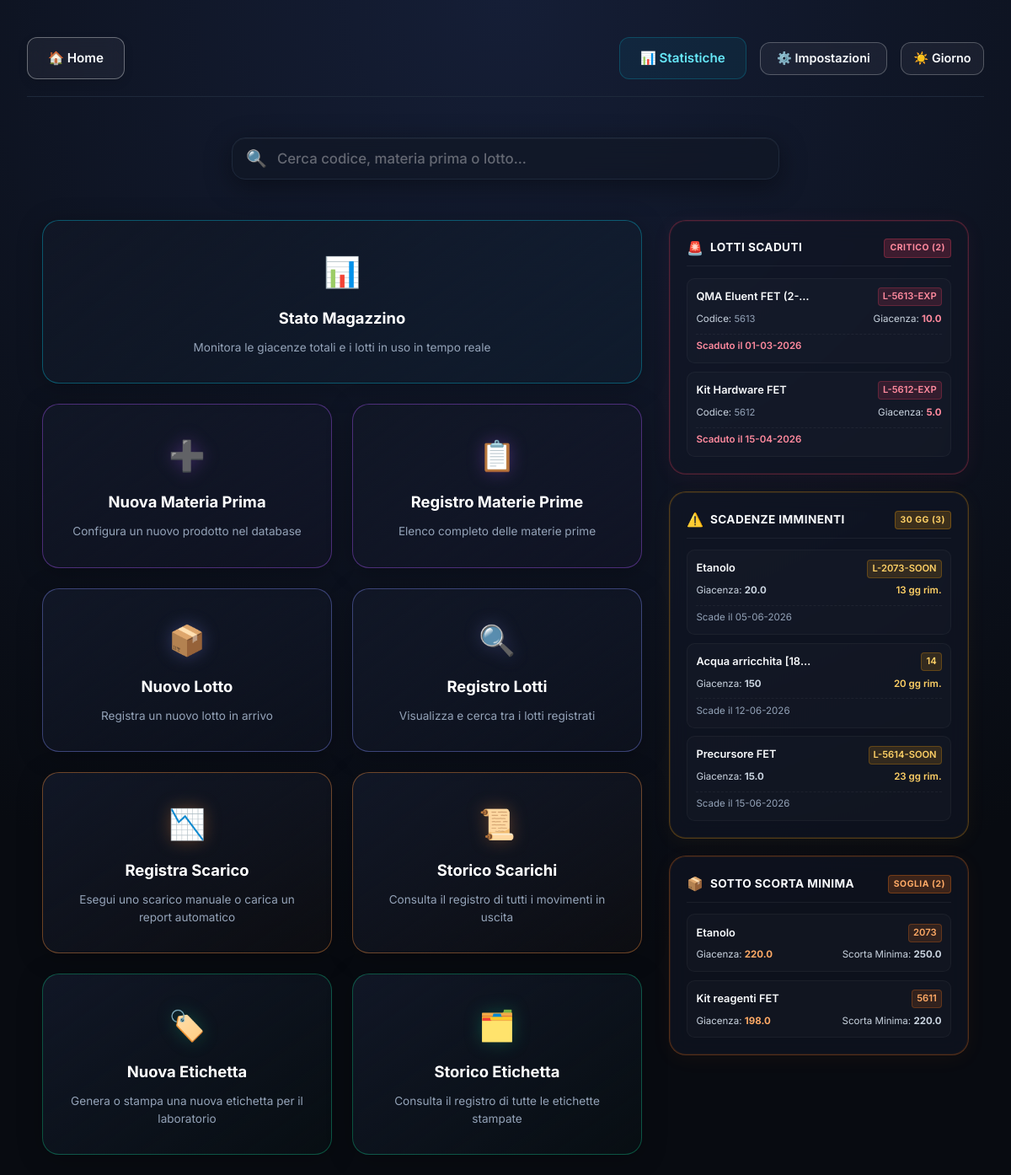
Before: / with the older database file.
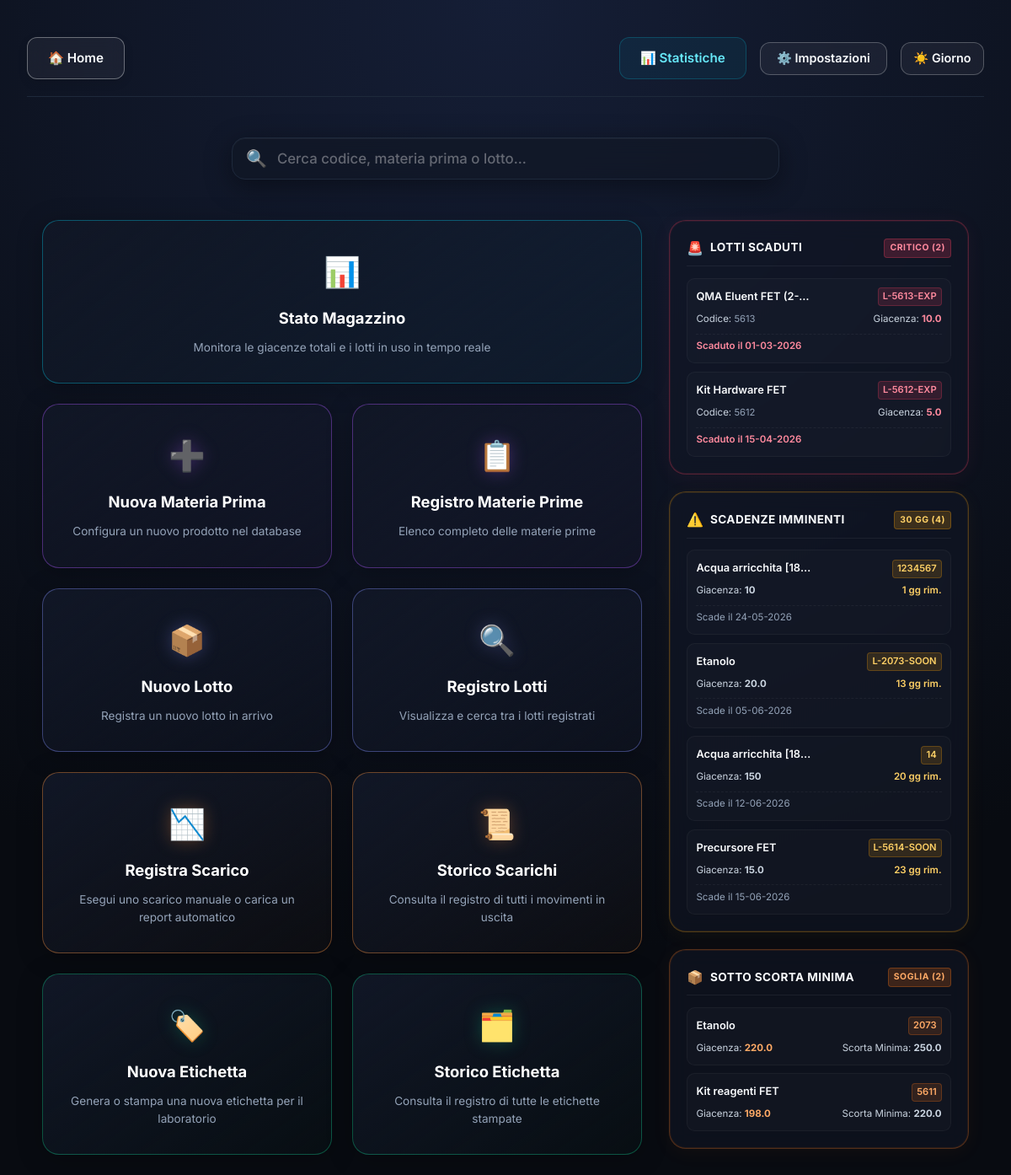
After: the same page with the newer database file.
### tables this page shows
CREATE TABLE Lotti_Interni (
            lotto_interno TEXT PRIMARY KEY,
            data_arrivo TEXT,
            codice_mp TEXT,
            lotto_fornitore TEXT,
            fornitore TEXT,
            data_scadenza TEXT,
            qnt_arrivata TEXT,
            pz_x_cf TEXT,
            giacenza TEXT,
            data_consegna_qc TEXT,
            data_approvazione TEXT,
            arrivo_magazzino TEXT,
            consumi TEXT,
            ca TEXT,
            reparto TEXT,
            appr TEXT,
            etich TEXT,
            cc TEXT,
            codice_lotto TEXT,
            in_uso TEXT,
            chiuso TEXT, qc_attesa TEXT DEFAULT 'NO',
            FOREIGN KEY (codice_mp) REFERENCES Elenco_MP(codice)
        );

CREATE TABLE Elenco_MP (
            codice TEXT PRIMARY KEY,
            nome_mp TEXT,
            nome_file TEXT,
            unita_misura TEXT,
            nome_etichetta TEXT,
            uso TEXT,
            codice_fornitore TEXT,
            controcampione TEXT,
            distribuzione TEXT
        , scorta_minima FLOAT DEFAULT 0, ordine_magazzino INTEGER DEFAULT 999, categoria_magazzino TEXT);

### routes/main.py (the view)
    @app.route('/')
    def index():
        conn = get_db_connection()
        today = datetime.now().date()
        lotti_rows = conn.execute('''
            SELECT L.lotto_interno, L.codice_mp, L.giacenza, L.data_scadenza, L.lotto_fornitore, M.nome_mp
            FROM Lotti_Interni L
            JOIN Elenco_MP M ON L.codice_mp = M.codice
            WHERE L.giacenza IS NOT NULL AND L.giacenza != '' AND CAST(L.giacenza AS FLOAT) > 0
              AND (L.chiuso IS NULL OR (L.chiuso != 'SI' AND L.chiuso != 'X'))
        ''').fetchall()
        lotti_scaduti = []
        lotti_in_scadenza = []
        def parse_db_date(date_str):
            if not date_str or date_str == '-':
                return None
            for fmt in ('%Y-%m-%d', '%d-%m-%Y'):
                try:
                    return datetime.strptime(date_str, fmt).date()
                except ValueError:
                    continue
            return None
        for row in lotti_rows:
            lot = dict(row)
            scad_date = parse_db_date(lot['data_scadenza'])
            if scad_date:
                if scad_date < today:
                    lotti_scaduti.append(lot)
                elif today <= scad_date <= today + timedelta(days=30):
                    lot['giorni_rimanenti'] = (scad_date - today).days
                    lotti_in_scadenza.append(lot)
        lotti_scaduti.sort(key=lambda x: parse_db_date(x['data_scadenza']) or today)
        lotti_in_scadenza.sort(key=lambda x: parse_db_date(x['data_scadenza']) or today)
        inventory_rows = conn.execute('''
            SELECT M.codice, M.nome_mp, M.scorta_minima,
                   SUM(CASE WHEN L.giacenza IS NOT NULL AND L.giacenza != '' THEN CAST(L.giacenza AS FLOAT) ELSE 0 END) as giacenza_totale
            FROM Elenco_MP M
            LEFT JOIN Lotti_Interni L ON M.codice = L.codice_mp AND (L.chiuso IS NULL OR (L.chiuso != 'SI' AND L.chiuso != 'X'))
            GROUP BY M.codice, M.nome_mp, M.scorta_minima
        ''').fetchall()
        sotto_scorta = []
        for row in inventory_rows:
            item = dict(row)
            scorta_min = float(item['scorta_minima']) if item['scorta_minima'] is not None else 0.0
            if scorta_min > 0 and item['giacenza_totale'] < scorta_min:
                item['giacenza_totale'] = round(item['giacenza_totale'], 2)
                sotto_scorta.append(item)
        conn.close()
        return render_template('index.html',
                               lotti_scaduti=lotti_scaduti,
                               lotti_in_scadenza=lotti_in_scadenza,
                               sotto_scorta=sotto_scorta)

### db_utils.py (called while the page is built)
def get_db_connection():
    conn = sqlite3.connect(RESOLVED_DB_PATH)
    conn.row_factory = sqlite3.Row
    return conn

### templates/index.html (shortened to what the changed rows need)
{% extends 'base.html' %}
{% block content %}
<div style="display: flex; flex-direction: column; align-items: center; min-height: 60vh; gap: 1.5rem; width: 100%;">
    <div class="dashboard-layout">
        <div class="sidebar-section">
            {% if lotti_scaduti or lotti_in_scadenza or sotto_scorta %}
                {% if lotti_scaduti %}
                <div class="warning-sidebar-card danger">
                    <div class="alert-list">
                        {% for lot in lotti_scaduti %}
                        <div class="alert-item">
                            <div class="alert-item-header">
                                <span class="alert-mp-name" title="{{ lot.nome_mp }}">{{ lot.nome_mp }}</span>
                                <span class="alert-item-badge danger">{{ lot.lotto_interno }}</span>
                            </div>
                            <div class="alert-item-meta">
                                <span>Codice: <code style="color: var(--text-secondary); font-size: 0.7rem;">{{ lot.codice_mp }}</code></span>
                                <span>Giacenza: <strong style="color: #ff8a9e;">{{ lot.giacenza }}</strong></span>
                            </div>
                            <div class="alert-item-footer">
                                <span style="color: #ff8a9e; font-weight: 600;">Scaduto il {{ lot.data_scadenza | dateformat }}</span>
                            </div>
                        </div>
                        {% endfor %}
                    </div>
                </div>
                {% endif %}
                {% if lotti_in_scadenza %}
                <div class="warning-sidebar-card warning">
                    <div class="warning-header">
                        <span style="font-size: 1rem;">⚠️</span>
                        <span class="warning-title">Scadenze Imminenti</span>
                        <span class="warning-badge warning">30 gg ({{ lotti_in_scadenza|length }})</span>
                    </div>
                    <div class="alert-list">
                        {% for lot in lotti_in_scadenza %}
                        <div class="alert-item">
                            <div class="alert-item-header">
                                <span class="alert-mp-name" title="{{ lot.nome_mp }}">{{ lot.nome_mp }}</span>
                                <span class="alert-item-badge warning">{{ lot.lotto_interno }}</span>
                            </div>
                            <div class="alert-item-meta">
                                <span>Giacenza: <strong>{{ lot.giacenza }}</strong></span>
                                <span style="color: #ffd166; font-weight: 600;">{{ lot.giorni_rimanenti }} gg rim.</span>
                            </div>
                            <div class="alert-item-footer">
                                <span style="color: var(--text-secondary);">Scade il {{ lot.data_scadenza | dateformat }}</span>
                            </div>
                        </div>
                        {% endfor %}
                    </div>
                </div>
                {% endif %}
                {% if sotto_scorta %}
                <div class="warning-sidebar-card understock">
                    <div class="alert-list">
                        {% for item in sotto_scorta %}
                        <div class="alert-item">
                            <div class="alert-item-header">
                                <span class="alert-mp-name" title="{{ item.nome_mp }}">{{ item.nome_mp }}</span>
                                <span class="alert-item-badge understock">{{ item.codice }}</span>
                            </div>
                            <div class="alert-item-meta">
                                <span>Giacenza: <strong style="color: #ffaa66;">{{ item.giacenza_totale }}</strong></span>
                                <span>Scorta Minima: <strong style="color: var(--text-pale);">{{ item.scorta_minima }}</strong></span>
                            </div>
                        </div>
                        {% endfor %}
                    </div>
                </div>
                {% endif %}
            {% endif %}
        </div>
    </div>
</div>
{% endblock %}

Changed rows visible on the page:
added Lotti_Interni: nome_mp "Acqua arricchita [18…", lotto_interno "1234567", giacenza "10", giorni_rimanenti "1", data_scadenza "24-05-2026"
Other visible differences:
{{ lotti_in_scadenza|length }}: "3" → "4"
